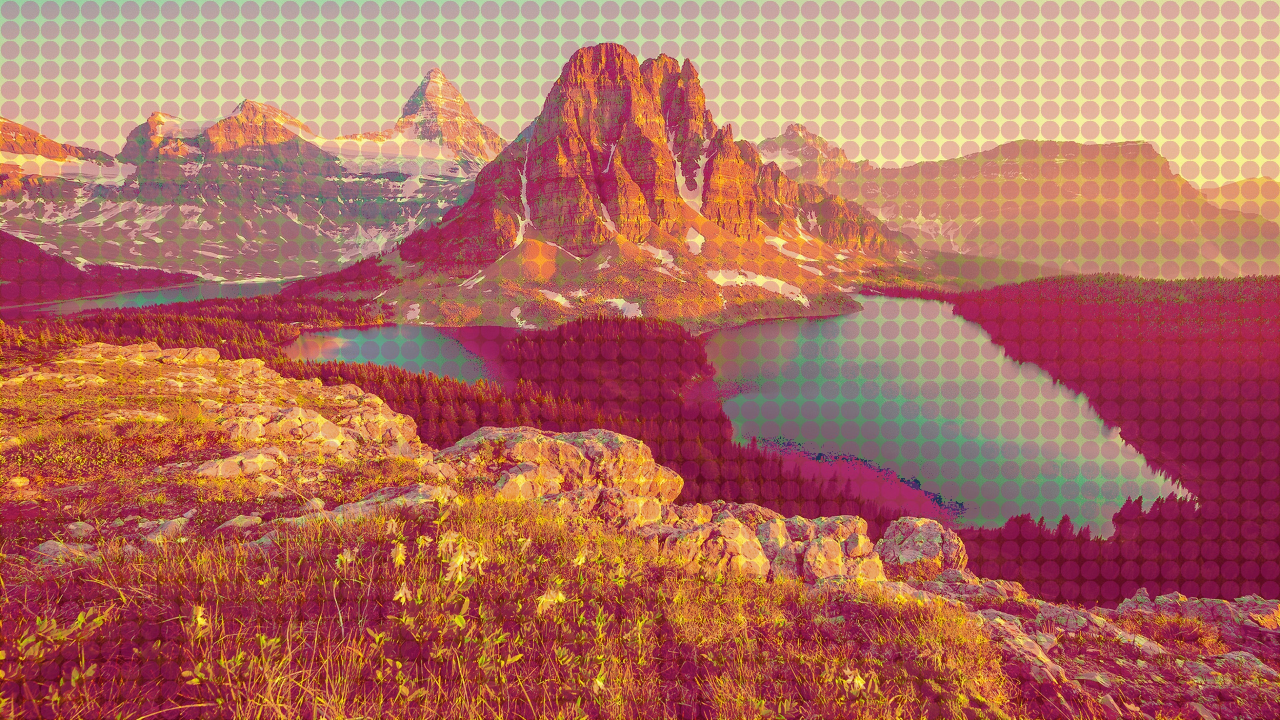
//> input picture test_45_4.jpg, 2560 x 1440 px (shown at 1/2 size)
$ ./popart1 test_45_4.jpg   (built with g++ and OpenCV 4)
//> lines starting //> are read from the running program, lines starting //| are printed output that depends on the picture
/*
Просмотр данного кода предпологает ознакомление с работой алгоритма по ссылке
https://github.com/AlexeySrus/AlternativePopArt1
*/

#include <iostream>
#include <opencv2/opencv.hpp>
#include <string>
#include <cmath>
#include <omp.h>

//Объявление констант
#define MAX_EFFECT_VALUE 159
#define MAX_HALFTONE_VALUE 1000
#define DEFAULT_MAX_TRACKBAR_VALUE 100
#define MIN_WIDTH_VALUE 10
#define CIRCLE_RADIUS_COEFF 1.8 //Коэффициент alpha для вычисления радиуса кругов
#define DEFAULT_WRITE_IMAGE_PATH "test.jpg" //Путь по умолчанию для сохранения результата

using namespace std;
using namespace cv;

//Объявление глобальных констант
Mat image, half_tone_image, res_image;
uchar global_effect_value;
int global_halftone_value;
bool effect_employment;

//Альфа смешивание
uchar alpha_f(uchar color, uchar background_color, int alpha){
    return static_cast<uchar>(color*alpha / 255 + background_color*(255 - alpha) / 255);
}

//Наложение фиолетового оттенка с помощью альфа смешивания
int purple_filter(uchar& b, uchar& g, uchar& r, const uchar& C){
    b = alpha_f(b, 157, 255 - C);
    g = alpha_f(g, 30, 255 - C);
    r = alpha_f(r, 200, 255 - C);
    return EXIT_SUCCESS;
}

double sigmoid(double x){
    return 1 / (1 + exp(-x));
}

int interpolation(uchar& b, uchar& g, uchar& r, const uchar& C=100){
    double bl = sigmoid(0.58423239 -0.24524237*b/255 + -3.81645441*g/255 + -1.05635607*r/255);
    double gl = sigmoid(-6.11872101 + -1.01019275*b/255 + 11.37687206*g/255 + 2.79928041*r/255);
    double rl = sigmoid(-3.25048733 + 1.3386699*b/255 + 10.43841362*g/255 + 1.42320526*r/255);
    b = alpha_f(b, static_cast<uchar>(bl*255), 255 - C);
    g = alpha_f(g, static_cast<uchar>(gl*255), 255 - C);
    r = alpha_f(r, static_cast<uchar>(rl*255), 255 - C);
    return EXIT_SUCCESS;
}

//Реализация первого шага алгоритма
int popart_effect(Mat& img, const uchar& C=100) {
#pragma omp parallel for collapse(2)
    for(auto i = 0; i < img.rows; ++i)
        for(auto j = 0; j < img.cols; ++j) {
            auto& b = img.at<Vec3b>(i,j)[0];
            auto& g = img.at<Vec3b>(i,j)[1];
            auto& r = img.at<Vec3b>(i,j)[2];

            interpolation(b, g, r, C);
        }

    return EXIT_SUCCESS;
}

//Функция Хевисайда
int heviside(const int& x){
    return (x > 0 ? 1 : 0);
}

//Вычисления радиуса круга
int r_evalf(const int& x, const int& x_max){
    return heviside(x - MIN_WIDTH_VALUE) * static_cast<int>(x / pow(CIRCLE_RADIUS_COEFF, static_cast<double>(x) / x_max) / 2);
}

//Проверка принадлежности точки (x, y) кругу радиуса r
bool in_circle(const int& x, const int& y, const int& r){
    return x*x + y*y < r*r + 1;
}

//Отрисовка заданной окружности
int generate_circle(Mat& img, const int& i0, const int& j0, const int& rad){
    if (!rad)
        return EXIT_SUCCESS;

    if (i0 + rad + 1 > img.rows || j0 + rad + 1 > img.cols)
        return EXIT_FAILURE;

    if (i0 - rad < 0 || j0 - rad < 0)
        return EXIT_FAILURE;

    for (auto i = i0 - rad; i < i0 + rad + 1; ++i)
        for (auto j = j0 - rad; j < j0 + rad + 1; ++j)
            if (in_circle(i - i0, j - j0, rad)) {
                auto& b = img.at<Vec3b>(i,j)[0];
                auto& g = img.at<Vec3b>(i,j)[1];
                auto& r = img.at<Vec3b>(i,j)[2];

                purple_filter(b, g, r, global_effect_value);
            }

    return EXIT_SUCCESS;
}

//Реализация второго шага алгоритма
int generate_circles_effect(Mat& img, const int& width){
#pragma omp parallel for collapse(2)
    for(auto i = 0; i < img.rows / width; ++i)
        for(auto j = 0; j < img.cols / width; ++j) {
            generate_circle(img, width*i + width / 2, width*j + width / 2, r_evalf(width, MAX_HALFTONE_VALUE));
        }

    return EXIT_SUCCESS;
}

void frame_halftone_func(int pos);

//Функция для трекбара OpenCV
void frame_effect_func(int pos){
    global_effect_value = static_cast<uchar>(MAX_EFFECT_VALUE * pos / DEFAULT_MAX_TRACKBAR_VALUE);

    image.copyTo(res_image);

    if (pos == 0)
        return;

    popart_effect(res_image, global_effect_value);

    effect_employment = true;

    //Когда меняется значение параметра C, необходимо обновить действие второго шага, т.к. он зависит от данного параметра
    frame_halftone_func(global_halftone_value * DEFAULT_MAX_TRACKBAR_VALUE / MAX_HALFTONE_VALUE);
}


//Функция для трекбара OpenCV
void frame_halftone_func(int pos){
    if (!pos)
        return;

    //Обновляем значение матрицы после действия первого шага
    if (effect_employment){
        effect_employment = false;
        res_image.copyTo(half_tone_image);
    }

    half_tone_image.copyTo(res_image);

    global_halftone_value = MAX_HALFTONE_VALUE * pos / DEFAULT_MAX_TRACKBAR_VALUE;

    generate_circles_effect(res_image, global_halftone_value);
}

int popart_1(const string& im_path, const string& write_im_path=DEFAULT_WRITE_IMAGE_PATH, const bool& save=true){
//> called with im_path = "test_45_4.jpg", write_im_path = "test.jpg", save = true
    if (im_path.empty())
        return EXIT_FAILURE;

    global_effect_value = 0;
    global_halftone_value = 0;
    effect_employment = true;

    image = imread(im_path, IMREAD_COLOR);
//> image is the input picture: 1440 rows x 2560 cols, CV_8UC3; mean B, G, R 94.5, 108.2, 176.4

    image.copyTo(res_image);
    image.copyTo(half_tone_image);

    const int window_h = 1000;
    int current_position_effect = 0, max_position_effect = DEFAULT_MAX_TRACKBAR_VALUE;
    int current_position_halftone = 0, max_position_halftone = DEFAULT_MAX_TRACKBAR_VALUE;

    string window = to_string(res_image.cols) + "x" + to_string(res_image.rows), track1_name = "Effect", track2_name = "Halftone";

    namedWindow(window, WINDOW_NORMAL);
    resizeWindow(window, window_h*16/9, window_h);

    cvCreateTrackbar(track1_name.c_str(), window.c_str(), &current_position_effect, max_position_effect, frame_effect_func);
//> slider 'Effect' is set to 33
    cvCreateTrackbar(track2_name.c_str(), window.c_str(), &current_position_halftone, max_position_halftone, frame_halftone_func);
//> slider 'Halftone' is set to 33

    //Выводим результат пока не нажата клавиша "Esc"
    while(true){
        imshow(window, res_image);

        auto c = waitKey(33);
//> after the loop in popart_effect, `for(auto i = 0; i < img.rows; ++i)`:
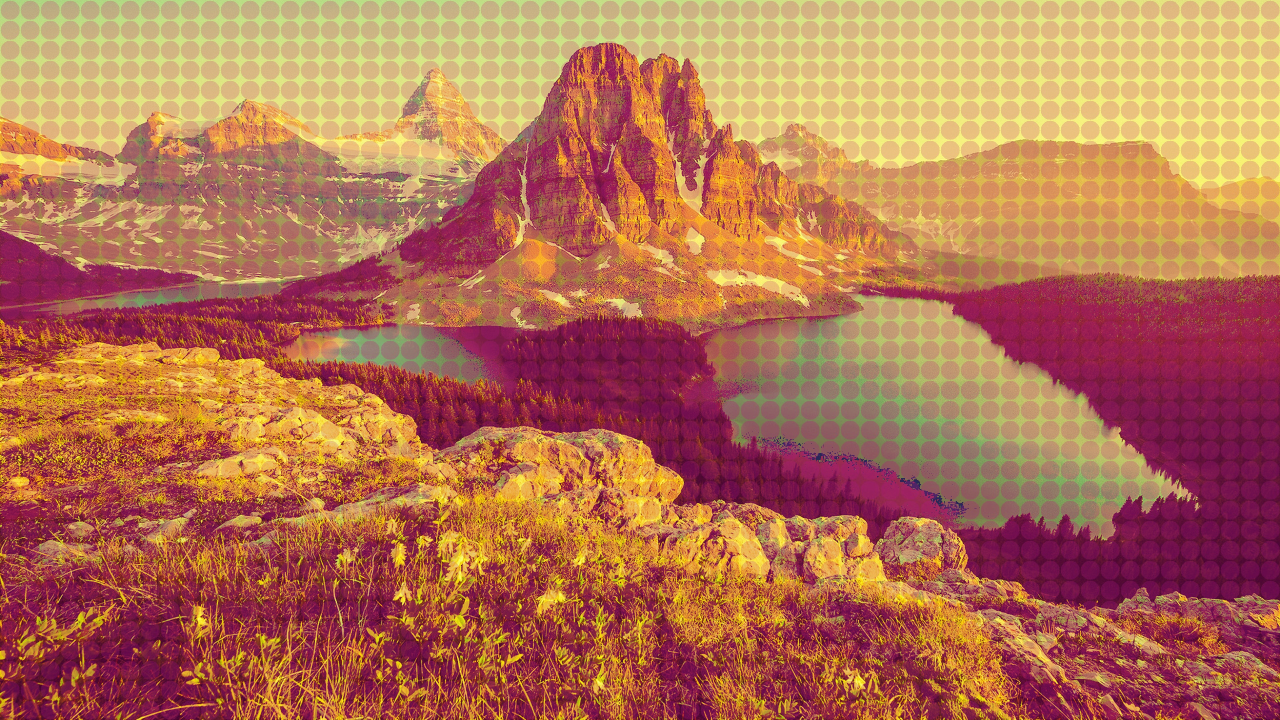
//> img: 1440 rows x 2560 cols, CV_8UC3 (shown at 1/2 size); mean B, G, R 83.5, 112.6, 178.5
//> after the loop in generate_circles_effect, `for(auto i = 0; i < img.rows / width; ++i)`:
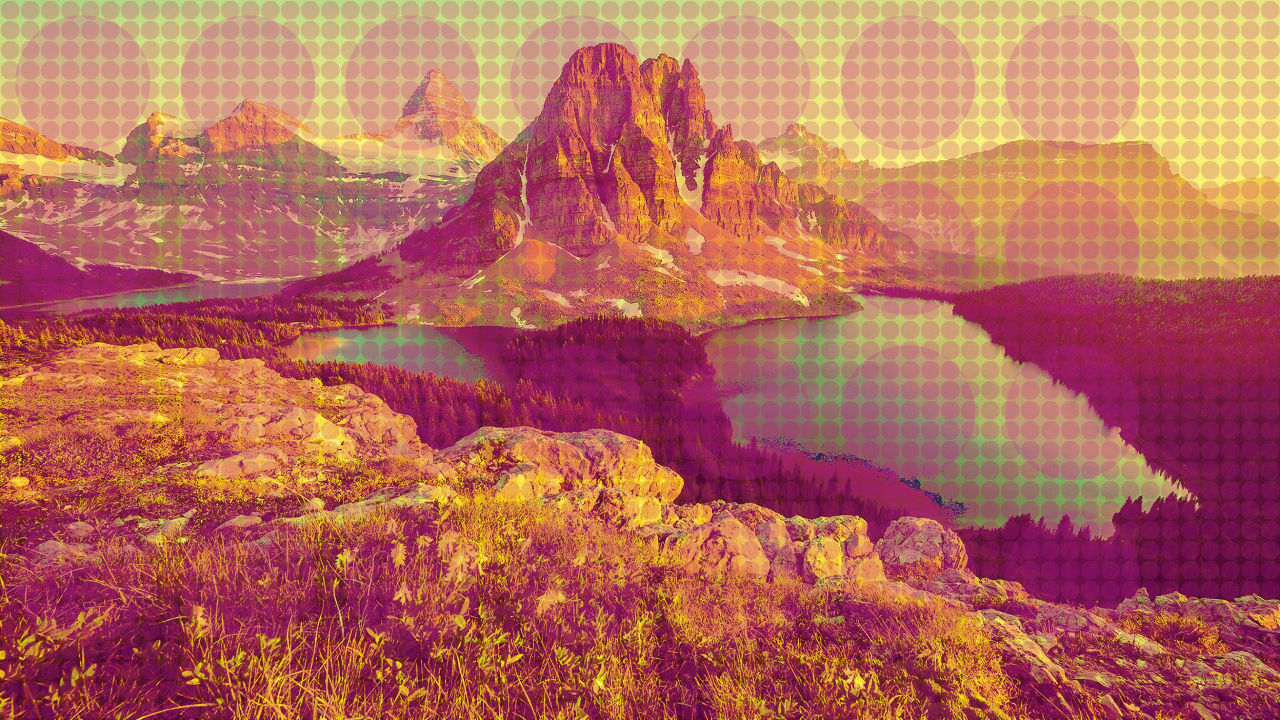
//> img: 1440 rows x 2560 cols, CV_8UC3 (shown at 1/2 size); mean B, G, R 89.6, 104.2, 179.3
//> the Esc key is pressed
        if (c == 27)
            break;
    }

    //Если инициализирован флаг сохраняем результат
    if (save)
        imwrite(write_im_path, res_image);

    image.release();
    res_image.release();

    return EXIT_FAILURE;
}

int main(int argc, char** argv) {

    string im_path;

    if (argc < 2){
        //Если не передан путь до изображения, просим ввести с консоли
        cout << "Input image path: " << endl;
        cin >> im_path;
    } else
        im_path = argv[1];

    popart_1(im_path);

    return EXIT_SUCCESS;
}
